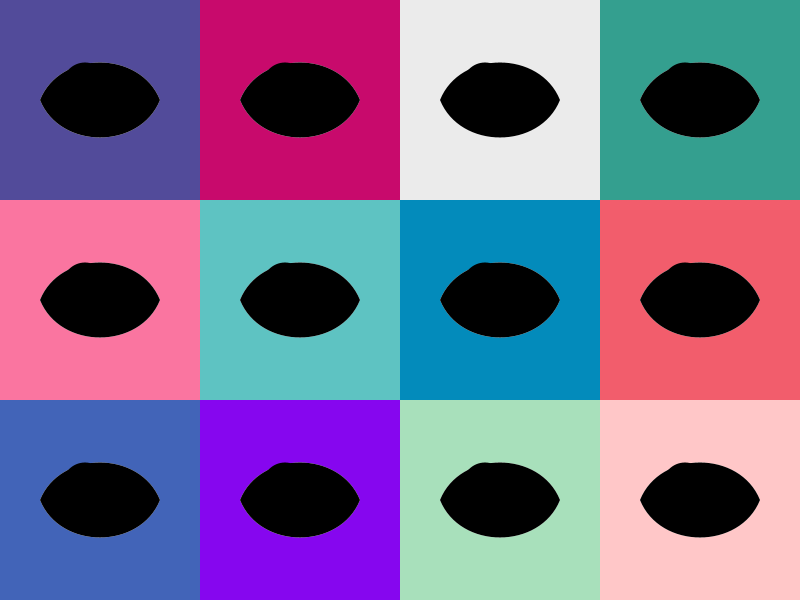
Frame 1 (no input)
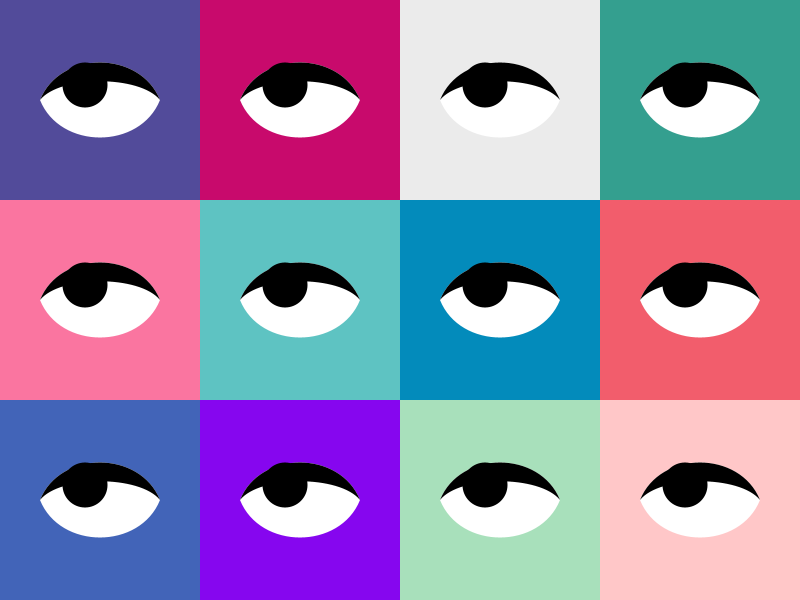
Frame 60 (the mouse pressed at the canvas centre just before this capture)
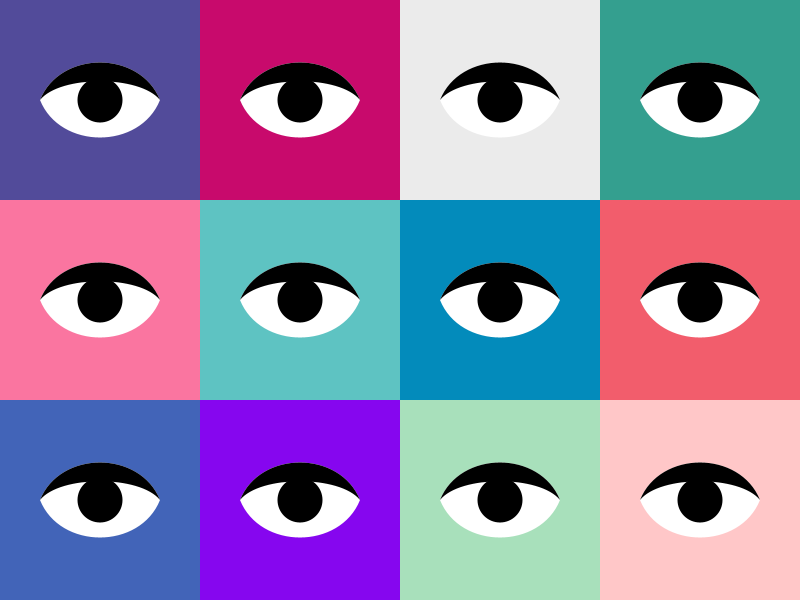
Frame 120 (the mouse held since frame 60 and released just before this capture)

The Processing sketch that drew these frames (run headless with seeded random() and noise(); from frame 60 on, the mouse is pressed at the canvas centre):

// Processing sketch: godoy_sofia
// ── godoy_sofia.pde
//colores del fondo 
int [] coloresR= {82, 250, 66, 200, 94, 134, 235, 3, 168, 52, 242, 255};
int [] coloresG= {75, 117, 100, 10, 195, 6, 235, 139, 224, 159, 93, 199};
int [] coloresB= {154, 160, 184, 108, 194, 239, 235, 187, 187, 143, 108, 200};
int s=0;

int blink=0;
int contBlink=0;
float angle = HALF_PI+(PI/90);

//parpadeo segun ojo
int _p0= 50;
int _p1= 50;
int _p2= 50;
int _p3= 50;
int _p4= 50;
int _p5= 50;
int _p6= 50;
int _p7= 50;
int _p8= 50;
int _p9= 50;
int _p10= 50;
int _p11= 50;


void setup() {
  size(800, 600);

  //dibujar ojos
  float sinAngle = sin(angle);
  float bezierY = sinAngle * (-50);
}


void draw() {

  //cuadrados
  for (int i=0; i<4; i++) { // columnas
    for (int j=0; j<3; j++) { //filas
      noStroke();
      fill(coloresR[s], coloresG[s], coloresB[s]);
      rect (i*200, j*200, 200, 200);
      s++;
    }
  }
  s=0;

  //posiciones de los ojos
  miOjo(200, 100, _p0);
  miOjo(400, 100, _p1);
  miOjo(600, 100, _p2);
  miOjo(800, 100, _p3);
  miOjo(200, 300, _p4);
  miOjo(400, 300, _p5);
  miOjo(600, 300, _p6);
  miOjo(800, 300, _p7);
  miOjo(200, 500, _p8);
  miOjo(400, 500, _p9);
  miOjo(600, 500, _p10);
  miOjo(800, 500, _p11);

  angle+=(PI/90);
  //contador para cerrar el ojo     
  if (contBlink==179) {
    contBlink=0;
    blink=0;
  } else {
    contBlink=contBlink+1;
  }
}

void miOjo(float _x, float _y, int _p) {
  pushMatrix();
  translate(_x, _y);
  fill(255);
  //dinujar ojos
  float sinAngle = sin(angle);
  float bezierY = sinAngle * (_p);

  //parte blanca del ojo
  bezier(-160, 0, -140, -50, -60, -50, -40, 0);
  bezier(-160, 0, -140, 50, -60, 50, -40, 0);

  //pupila
  fill(0);
  float pupilaX = map(mouseX, 0, width, -15, 15);
  float pupilaY = map(mouseY, 0, height, -15, 15);
  ellipse(-100+pupilaX, 0+pupilaY, 45, 45);

  //parpadeo
  beginShape();
  vertex(-160, 0);
  bezierVertex(-140, -50, -60, -50, -40, 0);
  bezierVertex(-60, bezierY, -140, bezierY, -160, 0);
  endShape(CLOSE);
  popMatrix();
}

void ojo() {
  fill(255);
  //draws eyes
  float sinAngle = sin(angle);
  float bezierY = sinAngle * (-50);

  //parte blanca del ojo
  bezier(-160, 0, -140, -50, -60, -50, -40, 0);
  bezier(-160, 0, -140, 50, -60, 50, -40, 0);

  //pupila
  fill(0);
  float pupilaX = map(mouseX, 0, width, -10, 10);
  float pupilaY = map(mouseY, 0, height, -10, 10);
  ellipse(-100+pupilaX, 0+pupilaY, 45, 45);
}

//eventos con teclado!!
void keyPressed() {
  if (key=='q') { 
    _p1= -50;
    _p3= -50; 
    _p4= -50;
    _p6= -50;
    _p9= -50;
    _p11= -50;

    _p0= 50;
    _p2= 50;
    _p5= 50;
    _p7= 50;
    _p8= 50;
    _p10= 50;
  } else if (key=='w') {
    _p1= -50;
    _p3= -50;
    _p5= -50;
    _p7= -50;
    _p9= -50;
    _p11= -50;

    _p0= 50;
    _p2= 50;
    _p4= 50;
    _p6= 50;
    _p8= 50;
    _p10= 50;
    
  } else if (key=='e') {
    _p0= -50;
    _p1= -50;
    _p2= -50;
    _p3= -50;
    _p8= -50;
    _p9= -50;
    _p10= -50;
    _p11= -50;
   
    _p4= 50;
    _p5= 50;
    _p6= 50;
    _p7= 50;
}
}

void mousePressed() {
  blink = 1;
}       
